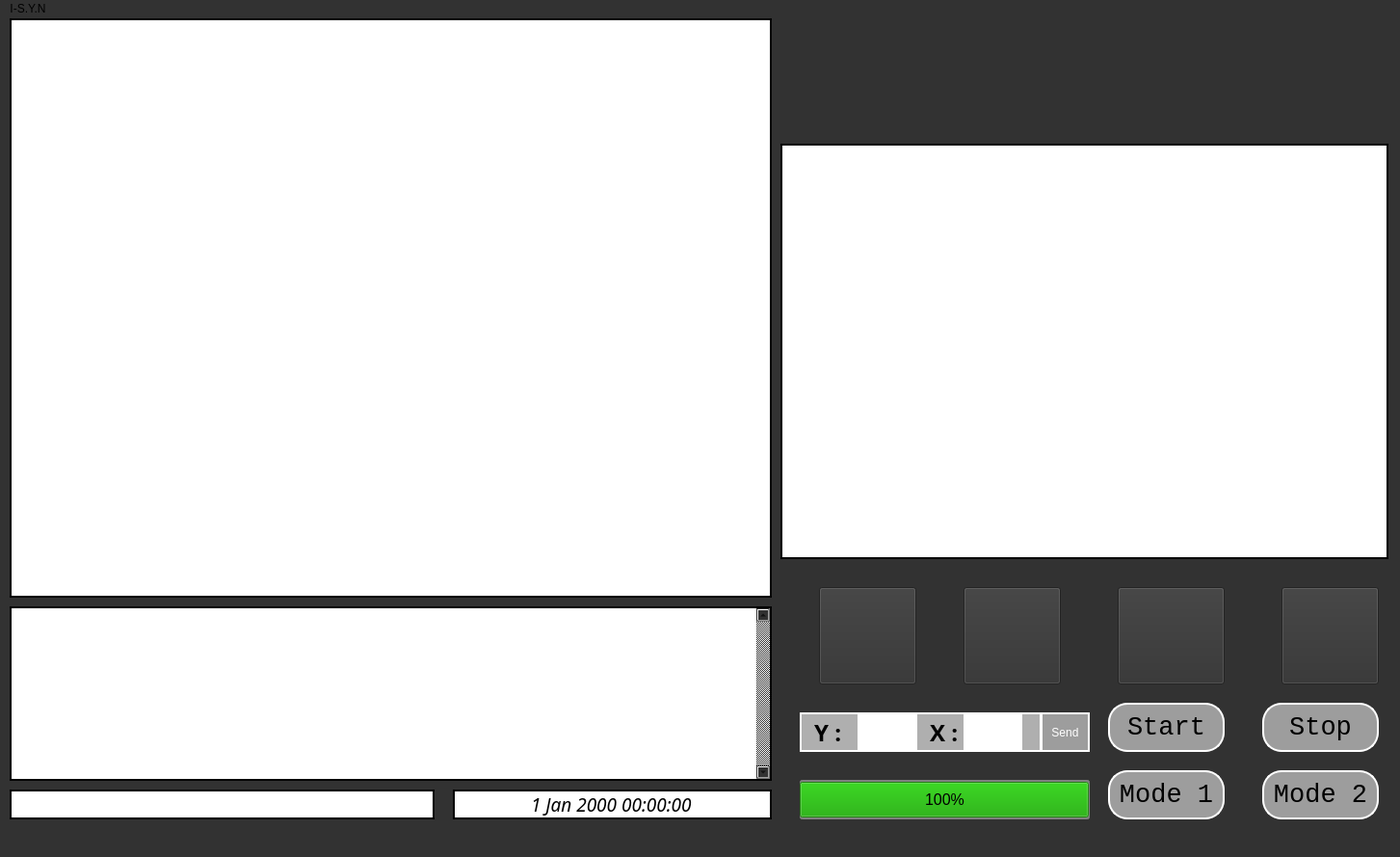
<?xml version="1.0" encoding="UTF-8"?>
<ui version="4.0">
 <class>MainWindow</class>
 <widget class="QMainWindow" name="MainWindow">
  <property name="geometry">
   <rect>
    <x>0</x>
    <y>0</y>
    <width>1453</width>
    <height>889</height>
   </rect>
  </property>
  <property name="font">
   <font>
    <family>Monospace</family>
    <pointsize>14</pointsize>
   </font>
  </property>
  <property name="windowTitle">
   <string>MainWindow</string>
  </property>
  <property name="styleSheet">
   <string notr="true">background-color: rgb(50, 50, 50);
</string>
  </property>
  <widget class="QWidget" name="centralwidget">
   <widget class="QPushButton" name="take_off_button">
    <property name="geometry">
     <rect>
      <x>850</x>
      <y>590</y>
      <width>101</width>
      <height>101</height>
     </rect>
    </property>
    <property name="cursor">
     <cursorShape>ArrowCursor</cursorShape>
    </property>
    <property name="styleSheet">
     <string notr="true"/>
    </property>
    <property name="text">
     <string/>
    </property>
    <property name="icon">
     <iconset>
      <normaloff>take_off.jpg</normaloff>take_off.jpg</iconset>
    </property>
    <property name="iconSize">
     <size>
      <width>100</width>
      <height>100</height>
     </size>
    </property>
   </widget>
   <widget class="QProgressBar" name="battery_bar">
    <property name="geometry">
     <rect>
      <x>830</x>
      <y>790</y>
      <width>301</width>
      <height>41</height>
     </rect>
    </property>
    <property name="palette">
     <palette>
      <active>
       <colorrole role="Button">
        <brush brushstyle="SolidPattern">
         <color alpha="255">
          <red>157</red>
          <green>157</green>
          <blue>157</blue>
         </color>
        </brush>
       </colorrole>
       <colorrole role="Base">
        <brush brushstyle="SolidPattern">
         <color alpha="255">
          <red>157</red>
          <green>157</green>
          <blue>157</blue>
         </color>
        </brush>
       </colorrole>
       <colorrole role="Window">
        <brush brushstyle="SolidPattern">
         <color alpha="255">
          <red>157</red>
          <green>157</green>
          <blue>157</blue>
         </color>
        </brush>
       </colorrole>
       <colorrole role="Highlight">
        <brush brushstyle="SolidPattern">
         <color alpha="255">
          <red>166</red>
          <green>255</green>
          <blue>42</blue>
         </color>
        </brush>
       </colorrole>
      </active>
      <inactive>
       <colorrole role="Button">
        <brush brushstyle="SolidPattern">
         <color alpha="255">
          <red>157</red>
          <green>157</green>
          <blue>157</blue>
         </color>
        </brush>
       </colorrole>
       <colorrole role="Base">
        <brush brushstyle="SolidPattern">
         <color alpha="255">
          <red>157</red>
          <green>157</green>
          <blue>157</blue>
         </color>
        </brush>
       </colorrole>
       <colorrole role="Window">
        <brush brushstyle="SolidPattern">
         <color alpha="255">
          <red>157</red>
          <green>157</green>
          <blue>157</blue>
         </color>
        </brush>
       </colorrole>
       <colorrole role="Highlight">
        <brush brushstyle="SolidPattern">
         <color alpha="255">
          <red>50</red>
          <green>180</green>
          <blue>30</blue>
         </color>
        </brush>
       </colorrole>
      </inactive>
      <disabled>
       <colorrole role="Button">
        <brush brushstyle="SolidPattern">
         <color alpha="255">
          <red>157</red>
          <green>157</green>
          <blue>157</blue>
         </color>
        </brush>
       </colorrole>
       <colorrole role="Base">
        <brush brushstyle="SolidPattern">
         <color alpha="255">
          <red>157</red>
          <green>157</green>
          <blue>157</blue>
         </color>
        </brush>
       </colorrole>
       <colorrole role="Window">
        <brush brushstyle="SolidPattern">
         <color alpha="255">
          <red>157</red>
          <green>157</green>
          <blue>157</blue>
         </color>
        </brush>
       </colorrole>
       <colorrole role="Highlight">
        <brush brushstyle="SolidPattern">
         <color alpha="255">
          <red>50</red>
          <green>180</green>
          <blue>30</blue>
         </color>
        </brush>
       </colorrole>
      </disabled>
     </palette>
    </property>
    <property name="font">
     <font>
      <pointsize>12</pointsize>
     </font>
    </property>
    <property name="autoFillBackground">
     <bool>false</bool>
    </property>
    <property name="styleSheet">
     <string notr="true">background-color: rgb(157, 157, 157);
border-color: rgb(255, 255, 255);
border-style: solid;
border-width:2px;
border: 2px solid grey;
border-radius: 3px;
chunk-color:(1, 1, 1);</string>
    </property>
    <property name="minimum">
     <number>0</number>
    </property>
    <property name="value">
     <number>100</number>
    </property>
    <property name="alignment">
     <set>Qt::AlignCenter</set>
    </property>
    <property name="textVisible">
     <bool>true</bool>
    </property>
    <property name="orientation">
     <enum>Qt::Horizontal</enum>
    </property>
    <property name="invertedAppearance">
     <bool>true</bool>
    </property>
   </widget>
   <widget class="QTextBrowser" name="under_textBrowser1">
    <property name="geometry">
     <rect>
      <x>10</x>
      <y>800</y>
      <width>441</width>
      <height>31</height>
     </rect>
    </property>
    <property name="styleSheet">
     <string notr="true">background-color: rgb(255, 255, 255);
font: 75 24pt &quot;Loma&quot;;
border-color: rgb(0, 0, 0);
border-style: solid;
border-width:2px;</string>
    </property>
   </widget>
   <widget class="QTextBrowser" name="main_textBrowser">
    <property name="geometry">
     <rect>
      <x>10</x>
      <y>610</y>
      <width>791</width>
      <height>181</height>
     </rect>
    </property>
    <property name="font">
     <font>
      <family>Loma</family>
      <pointsize>24</pointsize>
      <weight>9</weight>
      <italic>false</italic>
      <bold>false</bold>
     </font>
    </property>
    <property name="styleSheet">
     <string notr="true">background-color: rgb(255, 255, 255);
font: 75 24pt &quot;Loma&quot;;
border-color: rgb(0, 0, 0);
border-style: solid;
border-width:2px;</string>
    </property>
    <property name="verticalScrollBarPolicy">
     <enum>Qt::ScrollBarAlwaysOn</enum>
    </property>
    <property name="horizontalScrollBarPolicy">
     <enum>Qt::ScrollBarAsNeeded</enum>
    </property>
    <property name="overwriteMode">
     <bool>false</bool>
    </property>
   </widget>
   <widget class="QPushButton" name="land_button">
    <property name="geometry">
     <rect>
      <x>1000</x>
      <y>590</y>
      <width>101</width>
      <height>101</height>
     </rect>
    </property>
    <property name="cursor">
     <cursorShape>ArrowCursor</cursorShape>
    </property>
    <property name="styleSheet">
     <string notr="true"/>
    </property>
    <property name="text">
     <string/>
    </property>
    <property name="icon">
     <iconset>
      <normaloff>land.jpg</normaloff>land.jpg</iconset>
    </property>
    <property name="iconSize">
     <size>
      <width>100</width>
      <height>100</height>
     </size>
    </property>
   </widget>
   <widget class="QPushButton" name="start_button">
    <property name="geometry">
     <rect>
      <x>1150</x>
      <y>710</y>
      <width>121</width>
      <height>51</height>
     </rect>
    </property>
    <property name="font">
     <font>
      <family>Monospace</family>
      <pointsize>20</pointsize>
      <weight>50</weight>
      <italic>false</italic>
      <bold>false</bold>
     </font>
    </property>
    <property name="styleSheet">
     <string notr="true">color: rgb(0, 0, 0);
background-color: rgb(157, 157, 157);
border-color: rgb(255, 255, 255);
border-style: solid;
border-width:2px;
border-radius: 20px;</string>
    </property>
    <property name="text">
     <string>Start</string>
    </property>
   </widget>
   <widget class="QPushButton" name="stop_button">
    <property name="geometry">
     <rect>
      <x>1310</x>
      <y>710</y>
      <width>121</width>
      <height>51</height>
     </rect>
    </property>
    <property name="font">
     <font>
      <family>Monospace</family>
      <pointsize>20</pointsize>
     </font>
    </property>
    <property name="styleSheet">
     <string notr="true">color: rgb(0, 0, 0);
background-color: rgb(157, 157, 157);
border-color: rgb(255, 255, 255);
border-style: solid;
border-width:2px;
border-radius: 20px;</string>
    </property>
    <property name="text">
     <string>Stop</string>
    </property>
   </widget>
   <widget class="QPushButton" name="mode1_button">
    <property name="geometry">
     <rect>
      <x>1150</x>
      <y>780</y>
      <width>121</width>
      <height>51</height>
     </rect>
    </property>
    <property name="font">
     <font>
      <family>Monospace</family>
      <pointsize>20</pointsize>
     </font>
    </property>
    <property name="cursor">
     <cursorShape>ArrowCursor</cursorShape>
    </property>
    <property name="styleSheet">
     <string notr="true">color: rgb(0, 0, 0);
background-color: rgb(157, 157, 157);
border-color: rgb(255, 255, 255);
border-style: solid;
border-width:2px;
border-radius: 20px;</string>
    </property>
    <property name="text">
     <string>Mode 1</string>
    </property>
   </widget>
   <widget class="QPushButton" name="mode2_button">
    <property name="geometry">
     <rect>
      <x>1310</x>
      <y>780</y>
      <width>121</width>
      <height>51</height>
     </rect>
    </property>
    <property name="font">
     <font>
      <family>Monospace</family>
      <pointsize>20</pointsize>
     </font>
    </property>
    <property name="styleSheet">
     <string notr="true">color: rgb(0, 0, 0);
background-color: rgb(157, 157, 157);
border-color: rgb(255, 255, 255);
border-style: solid;
border-width:2px;
border-radius: 20px;</string>
    </property>
    <property name="text">
     <string>Mode 2</string>
    </property>
   </widget>
   <widget class="QPushButton" name="shot_button">
    <property name="geometry">
     <rect>
      <x>1330</x>
      <y>590</y>
      <width>101</width>
      <height>101</height>
     </rect>
    </property>
    <property name="cursor">
     <cursorShape>ArrowCursor</cursorShape>
    </property>
    <property name="styleSheet">
     <string notr="true"/>
    </property>
    <property name="text">
     <string/>
    </property>
    <property name="icon">
     <iconset>
      <normaloff>camera.jpg</normaloff>camera.jpg</iconset>
    </property>
    <property name="iconSize">
     <size>
      <width>100</width>
      <height>100</height>
     </size>
    </property>
   </widget>
   <widget class="QPushButton" name="emergency_button">
    <property name="geometry">
     <rect>
      <x>1160</x>
      <y>590</y>
      <width>111</width>
      <height>101</height>
     </rect>
    </property>
    <property name="cursor">
     <cursorShape>ArrowCursor</cursorShape>
    </property>
    <property name="styleSheet">
     <string notr="true"/>
    </property>
    <property name="text">
     <string/>
    </property>
    <property name="icon">
     <iconset>
      <normaloff>emergency.jpg</normaloff>emergency.jpg</iconset>
    </property>
    <property name="iconSize">
     <size>
      <width>110</width>
      <height>110</height>
     </size>
    </property>
   </widget>
   <widget class="QTextEdit" name="y_text_edit">
    <property name="geometry">
     <rect>
      <x>890</x>
      <y>720</y>
      <width>61</width>
      <height>41</height>
     </rect>
    </property>
    <property name="font">
     <font>
      <family>Loma</family>
      <pointsize>14</pointsize>
      <weight>9</weight>
      <italic>true</italic>
      <bold>false</bold>
     </font>
    </property>
    <property name="styleSheet">
     <string notr="true">color: rgb(255, 255, 255);
color: rgb(0, 0, 0);
font: 75 oblique 14pt &quot;Loma&quot;;
background-color: rgb(255, 255, 255);
border-color: rgb(255, 255, 255);
border-style: solid;
border-width:2px;
</string>
    </property>
    <property name="verticalScrollBarPolicy">
     <enum>Qt::ScrollBarAlwaysOff</enum>
    </property>
    <property name="horizontalScrollBarPolicy">
     <enum>Qt::ScrollBarAlwaysOff</enum>
    </property>
   </widget>
   <widget class="QTextEdit" name="x_text_edit">
    <property name="geometry">
     <rect>
      <x>1000</x>
      <y>720</y>
      <width>61</width>
      <height>41</height>
     </rect>
    </property>
    <property name="font">
     <font>
      <family>Loma</family>
      <pointsize>14</pointsize>
      <weight>9</weight>
      <italic>true</italic>
      <bold>false</bold>
     </font>
    </property>
    <property name="styleSheet">
     <string notr="true">color: rgb(255, 255, 255);
color: rgb(0, 0, 0);
font: 75 oblique 14pt &quot;Loma&quot;;
background-color: rgb(255, 255, 255);
border-color: rgb(255, 255, 255);
border-style: solid;
border-width:2px;</string>
    </property>
    <property name="verticalScrollBarPolicy">
     <enum>Qt::ScrollBarAlwaysOff</enum>
    </property>
    <property name="horizontalScrollBarPolicy">
     <enum>Qt::ScrollBarAlwaysOff</enum>
    </property>
   </widget>
   <widget class="QLabel" name="y_label">
    <property name="geometry">
     <rect>
      <x>830</x>
      <y>720</y>
      <width>121</width>
      <height>41</height>
     </rect>
    </property>
    <property name="font">
     <font>
      <family>Loma</family>
      <pointsize>18</pointsize>
      <weight>75</weight>
      <italic>false</italic>
      <bold>true</bold>
     </font>
    </property>
    <property name="styleSheet">
     <string notr="true">background-color: rgb(175, 175, 175);
border-color: rgb(255, 255, 255);
border-style: solid;
border-width:2px;</string>
    </property>
    <property name="text">
     <string> Y :</string>
    </property>
    <property name="alignment">
     <set>Qt::AlignLeading|Qt::AlignLeft|Qt::AlignVCenter</set>
    </property>
   </widget>
   <widget class="QLabel" name="x_label">
    <property name="geometry">
     <rect>
      <x>950</x>
      <y>720</y>
      <width>131</width>
      <height>41</height>
     </rect>
    </property>
    <property name="font">
     <font>
      <family>Loma</family>
      <pointsize>18</pointsize>
      <weight>75</weight>
      <bold>true</bold>
     </font>
    </property>
    <property name="styleSheet">
     <string notr="true">background-color: rgb(175, 175, 175);
border-color: rgb(255, 255, 255);
border-style: solid;
border-width:2px;</string>
    </property>
    <property name="text">
     <string> X :</string>
    </property>
    <property name="alignment">
     <set>Qt::AlignLeading|Qt::AlignLeft|Qt::AlignVCenter</set>
    </property>
   </widget>
   <widget class="QPushButton" name="send_button">
    <property name="geometry">
     <rect>
      <x>1080</x>
      <y>720</y>
      <width>51</width>
      <height>41</height>
     </rect>
    </property>
    <property name="styleSheet">
     <string notr="true">color: rgb(255, 255, 255);
background-color: rgb(157, 157, 157);
border-color: rgb(255, 255, 255);
border-style: solid;
border-width:2px;
font: 75 12pt &quot;Loma&quot;;</string>
    </property>
    <property name="text">
     <string>Send</string>
    </property>
   </widget>
   <widget class="QLabel" name="image_raw_label">
    <property name="geometry">
     <rect>
      <x>810</x>
      <y>130</y>
      <width>631</width>
      <height>431</height>
     </rect>
    </property>
    <property name="styleSheet">
     <string notr="true">background-color: rgb(255, 255, 255);
font: 75 24pt &quot;Loma&quot;;
border-color: rgb(0, 0, 0);
border-style: solid;
border-width:2px;</string>
    </property>
    <property name="text">
     <string/>
    </property>
    <property name="scaledContents">
     <bool>true</bool>
    </property>
   </widget>
   <widget class="QDateTimeEdit" name="dateTimeEdit">
    <property name="enabled">
     <bool>true</bool>
    </property>
    <property name="geometry">
     <rect>
      <x>470</x>
      <y>800</y>
      <width>331</width>
      <height>31</height>
     </rect>
    </property>
    <property name="font">
     <font>
      <family>Loma</family>
      <pointsize>14</pointsize>
      <weight>9</weight>
      <italic>true</italic>
      <bold>false</bold>
     </font>
    </property>
    <property name="autoFillBackground">
     <bool>true</bool>
    </property>
    <property name="styleSheet">
     <string notr="true">color: rgb(255, 255, 255);
color: rgb(0, 0, 0);
font: 75 oblique 14pt &quot;Loma&quot;;
background-color: rgb(255, 255, 255);
border-color: rgb(0, 0, 0);
border-style: solid;
border-width:2px;</string>
    </property>
    <property name="frame">
     <bool>true</bool>
    </property>
    <property name="alignment">
     <set>Qt::AlignCenter</set>
    </property>
    <property name="readOnly">
     <bool>true</bool>
    </property>
    <property name="buttonSymbols">
     <enum>QAbstractSpinBox::NoButtons</enum>
    </property>
   </widget>
   <widget class="QGraphicsView" name="main_window">
    <property name="geometry">
     <rect>
      <x>10</x>
      <y>0</y>
      <width>791</width>
      <height>601</height>
     </rect>
    </property>
    <property name="styleSheet">
     <string notr="true">background-color: rgb(255, 255, 255);
font: 75 24pt &quot;Loma&quot;;
border-color: rgb(0, 0, 0);
border-style: solid;
border-width:2px;</string>
    </property>
   </widget>
   <zorder>x_label</zorder>
   <zorder>y_label</zorder>
   <zorder>take_off_button</zorder>
   <zorder>battery_bar</zorder>
   <zorder>under_textBrowser1</zorder>
   <zorder>main_textBrowser</zorder>
   <zorder>land_button</zorder>
   <zorder>start_button</zorder>
   <zorder>stop_button</zorder>
   <zorder>mode1_button</zorder>
   <zorder>mode2_button</zorder>
   <zorder>shot_button</zorder>
   <zorder>emergency_button</zorder>
   <zorder>y_text_edit</zorder>
   <zorder>x_text_edit</zorder>
   <zorder>send_button</zorder>
   <zorder>image_raw_label</zorder>
   <zorder>dateTimeEdit</zorder>
   <zorder>main_window</zorder>
  </widget>
  <widget class="QMenuBar" name="menubar">
   <property name="geometry">
    <rect>
     <x>0</x>
     <y>0</y>
     <width>1453</width>
     <height>31</height>
    </rect>
   </property>
   <widget class="QMenu" name="menuI_S_Y_N">
    <property name="title">
     <string>I-S.Y.N</string>
    </property>
   </widget>
   <addaction name="menuI_S_Y_N"/>
  </widget>
  <widget class="QStatusBar" name="statusbar"/>
 </widget>
 <resources/>
 <connections/>
</ui>
